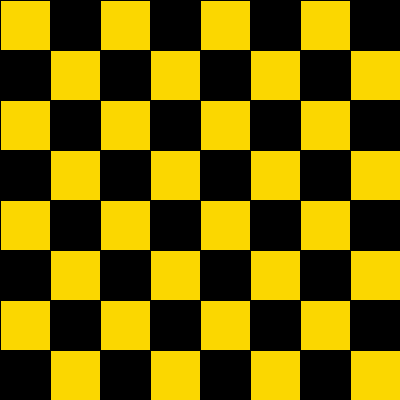
Frame 1 (no input)
Frame 60 (the mouse pressed at the canvas centre just before this capture): identical to frame 1, image omitted
Frame 120 (the mouse held since frame 60 and released just before this capture): identical to frame 1, image omitted

The Processing sketch that drew this single still picture (run headless with seeded random() and noise(); from frame 60 on, the mouse is pressed at the canvas centre):

// Processing sketch: processing_20716
// ── processing_20716.pde

//Kyle Lleses 
//PS1-6

void setup () {
  size (400, 400);
  smooth();
}

void draw() {
  for (int y = 0; y <= height; y += 50) {
    for (int x = 0; x <= width; x += 50) {

      if ((y+x) %20 ==0) {
        fill (251, 215, 0);
      }

      else {
        fill (0);
      }

      rect (x,y,50,50);
    }
  }
}
